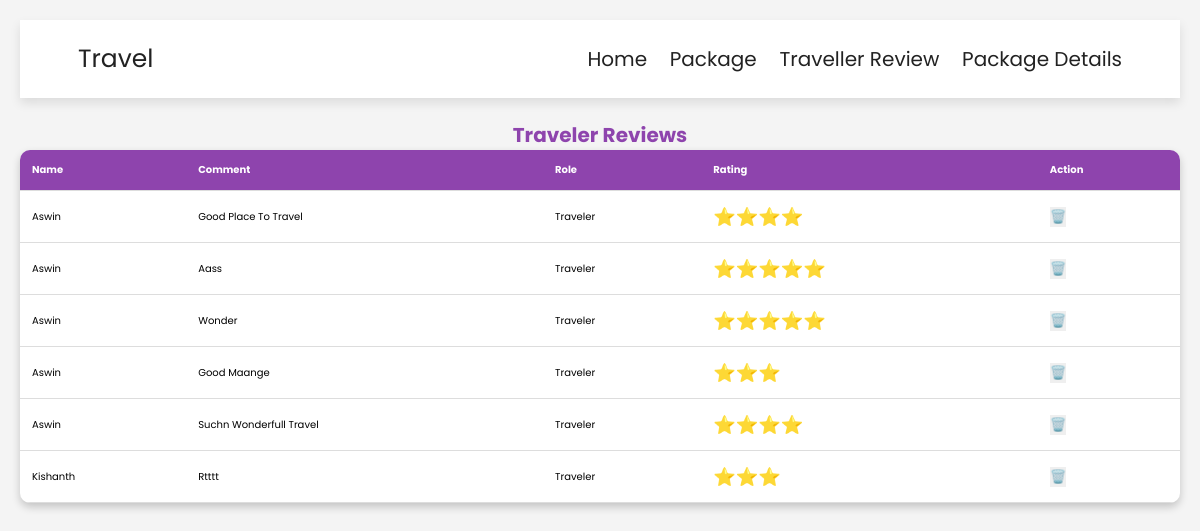
The app's page /Travel/customerreview.php with its own data.
### tables this page shows
CREATE TABLE `reviews` (
  `id` int(11) NOT NULL,
  `name` varchar(255) NOT NULL,
  `comment` text NOT NULL,
  `rating` int(11) DEFAULT NULL CHECK (`rating` between 1 and 5),
  `created_at` timestamp NOT NULL DEFAULT current_timestamp()
);

### Travel/customerreview.php (the view, shortened to what this page needs)
<?php
include 'config.php';
?>
<!DOCTYPE html>
<html lang="en">
<head>
    <link rel="stylesheet" href="https://unpkg.com/swiper@7/swiper-bundle.min.css" />
    <link rel="stylesheet" href="https://cdnjs.cloudflare.com/ajax/libs/font-awesome/5.15.4/css/all.min.css">
    <link rel="stylesheet" href="css/style.css">
</head>
<body>
<section class="header">
<a href="home.php" class="logo">Travel</a>
<nav class="navbar">
<a href="admin.php">Home</a>
<a href="adminpackage.php">package</a>
<a href="customerreview.php">traveller Review</a>
<a href="PackageDetail.php">Package Details</a>
</nav>
</section>
<br><br>
<h1>Traveler Reviews</h1>
<table>
    <thead>
        <tr>
            <th>Name</th>
            <th>Comment</th>
            <th>Role</th>
            <th>Rating</th>
            <th>Action</th>
        </tr>
    </thead>
    <tbody>
        <?php
        $sql = "SELECT id, name, comment, rating FROM reviews ORDER BY id DESC";
        $result = $conn->query($sql);
        if ($result->num_rows > 0) {
            while ($row = $result->fetch_assoc()) {
                echo "<tr>";
                echo "<td>" . htmlspecialchars($row['name']) . "</td>";
                echo "<td>" . htmlspecialchars($row['comment']) . "</td>";
                echo "<td>Traveler</td>";
                echo "<td class='rating'>" . str_repeat("⭐", $row['rating']) . "</td>";
                echo "<td><button class='delete-icon' onclick='showModal(" . $row['id'] . ")'>🗑️</button></td>";
                echo "</tr>";
            }
        } else {
            echo "<tr><td colspan='5' style='text-align:center;'>No reviews yet.</td></tr>";
        }
        ?>
    </tbody>
</table>
</body>
</html>

### Travel/css/style.css (style rules this page uses)
:root { --main-color:#8e44ad; --black:#222; --white:#fff; --light-black:#777; --light-white:#fff9; --dark-bg:rgba(0,0,0,.7); --light-bg:#eee; --border:.1rem solid var(--black); --box-shadow:0 .5rem 1rem rgba(0,0,0,.1); --text-shadow:0 1.5rem 3rem rgba(0,0,0,.3); }
* { font-family: 'Poppins', sans-serif; margin:0; padding:0; box-sizing: border-box; outline: none; border:none; text-decoration: none; text-transform: capitalize; }
html { font-size: 62.5%; overflow-x: hidden; }
section { padding:5rem 10%; }
.header { position: sticky; top:0; left:0; right:0; z-index: 1000; background-color: var(--white); display: flex; padding-top: 2rem; padding-bottom: 2rem; box-shadow: var(--box-shadow); align-items: center; justify-content: space-between; }
.header .logo { font-size: 2.5rem; color:var(--black); }
.header .navbar a { font-size: 2rem; margin-left: 2rem; color:var(--black); }
@media (max-width:1200px) { section { padding:3rem 5%; } }

### Travel/customerreview.php (style rules this page uses)
body { font-family: Arial, sans-serif; margin: 20px; background-color: #f4f4f4; }
h1 { text-align: center; color: #8e44ad; }
table { width: 100%; border-collapse: collapse; background: white; border-radius: 10px; overflow: hidden; box-shadow: 0px 4px 8px rgba(0, 0, 0, 0.2); }
th, td { padding: 12px; border-bottom: 1px solid #ddd; text-align: left; }
th { background-color: #8e44ad; color: white; }
.rating { color: gold; font-size: 18px; }
.delete-icon { color: red; cursor: pointer; text-decoration: none; }

### records on screen
reviews: name "Aswin", comment "Good Place To Travel", rating "⭐⭐⭐⭐"
reviews: name "Aswin", comment "Aass", rating "⭐⭐⭐⭐⭐"
reviews: name "Aswin", comment "Wonder", rating "⭐⭐⭐⭐⭐"
reviews: name "Aswin", comment "Good Maange", rating "⭐⭐⭐"
reviews: name "Aswin", comment "Suchn Wonderfull Travel", rating "⭐⭐⭐⭐"
reviews: name "Kishanth", comment "Rtttt", rating "⭐⭐⭐"
